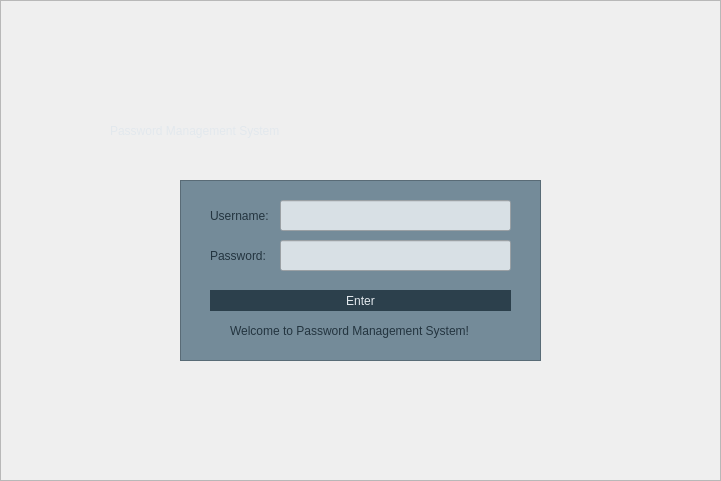
   <widget class="QFrame" name="loginFrame">
    <property name="geometry">
     <rect>
      <x>-1</x>
      <y>0</y>
      <width>721</width>
      <height>481</height>
     </rect>
    </property>
    <property name="frameShape">
     <enum>QFrame::StyledPanel</enum>
    </property>
    <property name="frameShadow">
     <enum>QFrame::Raised</enum>
    </property>
    <widget class="QFrame" name="login_frame">
     <property name="geometry">
      <rect>
       <x>180</x>
       <y>180</y>
       <width>361</width>
       <height>181</height>
      </rect>
     </property>
     <property name="styleSheet">
      <string notr="true">background-color:#748B99;</string>
     </property>
     <property name="frameShape">
      <enum>QFrame::StyledPanel</enum>
     </property>
     <property name="frameShadow">
      <enum>QFrame::Raised</enum>
     </property>
     <widget class="QLabel" name="login_password_label">
      <property name="geometry">
       <rect>
        <x>30</x>
        <y>60</y>
        <width>71</width>
        <height>31</height>
       </rect>
      </property>
      <property name="styleSheet">
       <string notr="true">font: 8pt &quot;MS Sans Serif&quot;;
color:#23343F;</string>
      </property>
      <property name="text">
       <string>Password:</string>
      </property>
     </widget>
     <widget class="QPushButton" name="login_login_button">
      <property name="geometry">
       <rect>
        <x>30</x>
        <y>110</y>
        <width>301</width>
        <height>21</height>
       </rect>
      </property>
      <property name="styleSheet">
       <string notr="true">#login_login_button{
	font: 10pt &quot;MS Sans-Serif&quot;;
	color: #E2E8ED;
	background-color:#2C404C;
	border:none;
}
#login_login_button:hover{
	background-color:#889AA5;
	color:#0C1419;
}</string>
      </property>
      <property name="text">
       <string>Enter</string>
      </property>
     </widget>
     <widget class="QLabel" name="login_authentication_label">
      <property name="geometry">
       <rect>
        <x>50</x>
        <y>140</y>
        <width>271</width>
        <height>21</height>
       </rect>
      </property>
      <property name="styleSheet">
       <string notr="true">font: 8pt &quot;MS Sans Serif&quot;;
color:#23343F;
text-align:center;</string>
      </property>
      <property name="text">
       <string>Welcome to Password Management System!</string>
      </property>
     </widget>
     <widget class="QLabel" name="login_username_label">
      <property name="geometry">
       <rect>
        <x>30</x>
        <y>20</y>
        <width>71</width>
        <height>31</height>
       </rect>
      </property>
      <property name="styleSheet">
       <string notr="true">font: 8pt &quot;MS Sans Serif&quot;;
color:#23343F;</string>
      </property>
      <property name="text">
       <string>Username:</string>
      </property>
     </widget>
     <widget class="QLineEdit" name="login_enterUsername_field">
      <property name="geometry">
       <rect>
        <x>100</x>
        <y>20</y>
        <width>231</width>
        <height>31</height>
       </rect>
      </property>
      <property name="styleSheet">
       <string notr="true">font: 8pt &quot;MS Sans Serif&quot;;
color:#23343F;
background-color:#D8E0E5;</string>
      </property>
     </widget>
     <widget class="QLineEdit" name="login_enterPassword_field">
      <property name="geometry">
       <rect>
        <x>100</x>
        <y>60</y>
        <width>231</width>
        <height>31</height>
       </rect>
      </property>
      <property name="styleSheet">
       <string notr="true">font: 8pt &quot;MS Sans Serif&quot;;
color:#23343F;
background-color:#D8E0E5;</string>
      </property>
     </widget>
    </widget>
    <widget class="QLabel" name="loginTitle">
     <property name="geometry">
      <rect>
       <x>110</x>
       <y>100</y>
       <width>521</width>
       <height>61</height>
      </rect>
     </property>
     <property name="styleSheet">
      <string notr="true">font: 30pt &quot;MS Sans Serif&quot;;
color: #E2E8ED;</string>
     </property>
     <property name="text">
      <string>Password Management System</string>
     </property>
    </widget>
   </widget>
